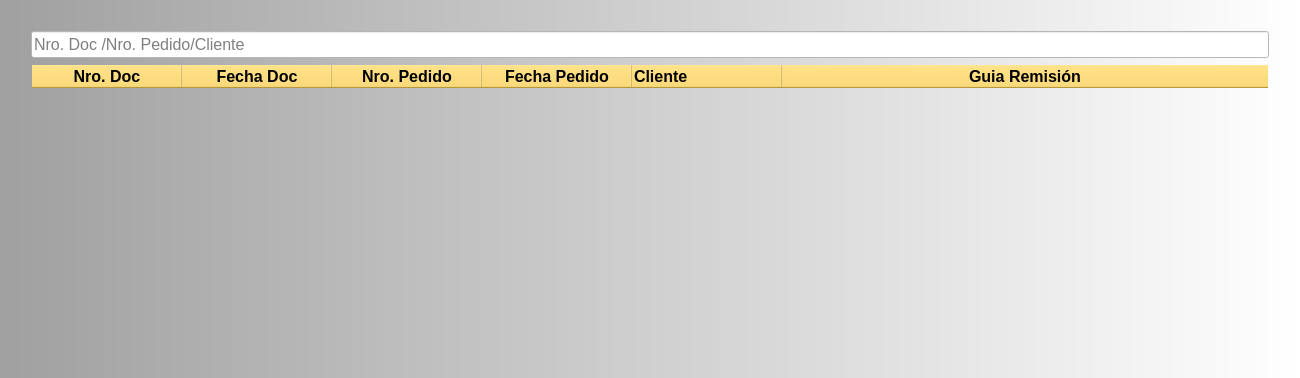
<?xml version="1.0" encoding="UTF-8"?>
<ui version="4.0">
 <class>Dialog</class>
 <widget class="QDialog" name="Dialog">
  <property name="geometry">
   <rect>
    <x>0</x>
    <y>0</y>
    <width>1300</width>
    <height>378</height>
   </rect>
  </property>
  <property name="windowTitle">
   <string>Buscar</string>
  </property>
  <property name="styleSheet">
   <string notr="true">background-color: qlineargradient(spread:pad, x1:0, y1:0, x2:1, y2:0, stop:0 rgba(160, 160, 160, 255), stop:1 rgba(255, 255, 255, 255));</string>
  </property>
  <layout class="QGridLayout" name="gridLayout">
   <item row="0" column="1">
    <spacer name="horizontalSpacer">
     <property name="orientation">
      <enum>Qt::Horizontal</enum>
     </property>
     <property name="sizeHint" stdset="0">
      <size>
       <width>796</width>
       <height>20</height>
      </size>
     </property>
    </spacer>
   </item>
   <item row="1" column="0">
    <spacer name="verticalSpacer_2">
     <property name="orientation">
      <enum>Qt::Vertical</enum>
     </property>
     <property name="sizeHint" stdset="0">
      <size>
       <width>20</width>
       <height>299</height>
      </size>
     </property>
    </spacer>
   </item>
   <item row="1" column="1">
    <layout class="QVBoxLayout" name="verticalLayout">
     <item>
      <widget class="QLineEdit" name="lePalabra">
       <property name="font">
        <font>
         <pointsize>12</pointsize>
        </font>
       </property>
       <property name="styleSheet">
        <string notr="true">background-color: rgb(255, 255, 255);</string>
       </property>
       <property name="inputMask">
        <string/>
       </property>
       <property name="text">
        <string/>
       </property>
       <property name="placeholderText">
        <string>Nro. Doc /Nro. Pedido/Cliente</string>
       </property>
      </widget>
     </item>
     <item>
      <widget class="QTreeWidget" name="tbwDespachos">
       <property name="font">
        <font>
         <pointsize>12</pointsize>
        </font>
       </property>
       <property name="styleSheet">
        <string notr="true">QHeaderView::section
{
background-color: rgb(255, 213, 79);
}

QTreeWidget

{background-color: rgba(255, 255, 255, 0);}</string>
       </property>
       <attribute name="headerDefaultSectionSize">
        <number>150</number>
       </attribute>
       <column>
        <property name="text">
         <string>Nro. Doc</string>
        </property>
        <property name="font">
         <font>
          <pointsize>12</pointsize>
          <weight>75</weight>
          <bold>true</bold>
         </font>
        </property>
        <property name="textAlignment">
         <set>AlignCenter</set>
        </property>
       </column>
       <column>
        <property name="text">
         <string>Fecha Doc</string>
        </property>
        <property name="font">
         <font>
          <pointsize>12</pointsize>
          <weight>75</weight>
          <bold>true</bold>
         </font>
        </property>
        <property name="textAlignment">
         <set>AlignCenter</set>
        </property>
       </column>
       <column>
        <property name="text">
         <string>Nro. Pedido</string>
        </property>
        <property name="font">
         <font>
          <pointsize>12</pointsize>
          <weight>75</weight>
          <bold>true</bold>
         </font>
        </property>
        <property name="textAlignment">
         <set>AlignCenter</set>
        </property>
       </column>
       <column>
        <property name="text">
         <string>Fecha Pedido</string>
        </property>
        <property name="font">
         <font>
          <pointsize>12</pointsize>
          <weight>75</weight>
          <bold>true</bold>
         </font>
        </property>
        <property name="textAlignment">
         <set>AlignCenter</set>
        </property>
       </column>
       <column>
        <property name="text">
         <string>Cliente</string>
        </property>
        <property name="font">
         <font>
          <pointsize>12</pointsize>
          <weight>75</weight>
          <bold>true</bold>
         </font>
        </property>
       </column>
       <column>
        <property name="text">
         <string>Guia Remisión</string>
        </property>
        <property name="font">
         <font>
          <pointsize>12</pointsize>
          <weight>75</weight>
          <bold>true</bold>
         </font>
        </property>
        <property name="textAlignment">
         <set>AlignCenter</set>
        </property>
       </column>
      </widget>
     </item>
    </layout>
   </item>
   <item row="1" column="2">
    <spacer name="verticalSpacer">
     <property name="orientation">
      <enum>Qt::Vertical</enum>
     </property>
     <property name="sizeHint" stdset="0">
      <size>
       <width>20</width>
       <height>299</height>
      </size>
     </property>
    </spacer>
   </item>
   <item row="2" column="1">
    <spacer name="horizontalSpacer_2">
     <property name="orientation">
      <enum>Qt::Horizontal</enum>
     </property>
     <property name="sizeHint" stdset="0">
      <size>
       <width>796</width>
       <height>20</height>
      </size>
     </property>
    </spacer>
   </item>
  </layout>
 </widget>
 <resources/>
 <connections/>
</ui>
